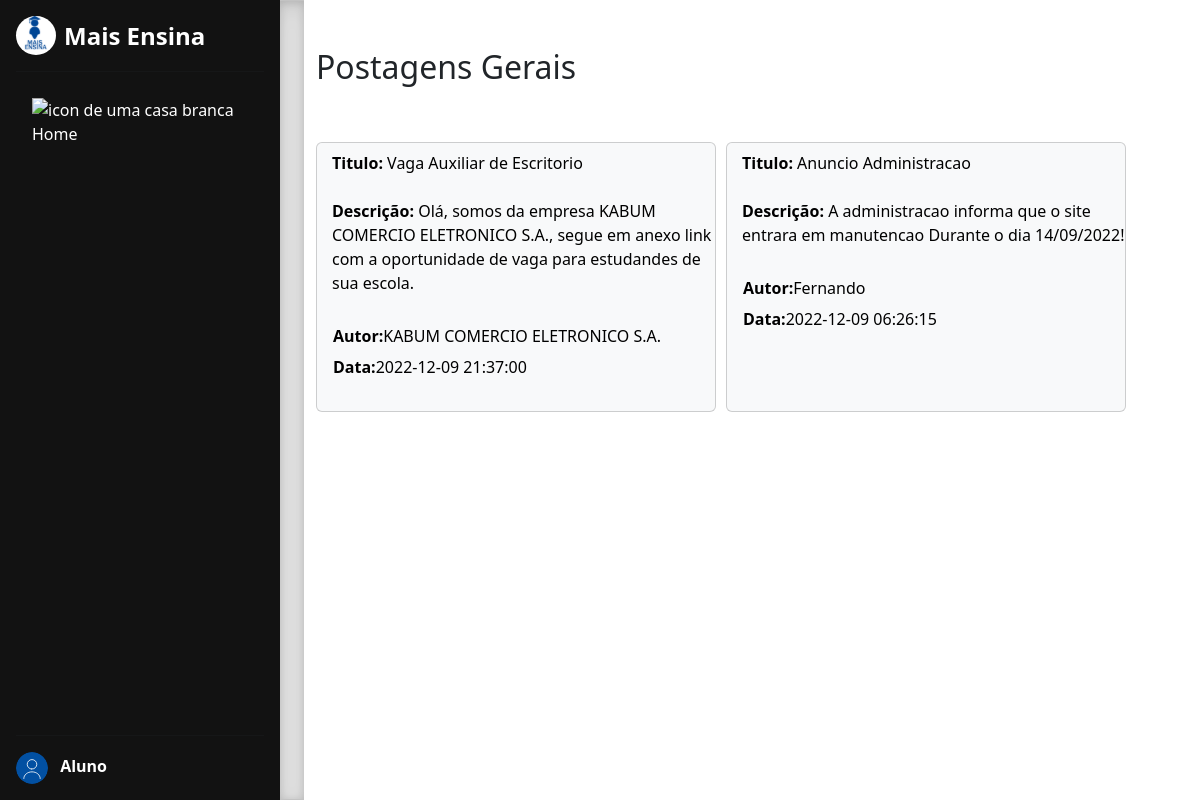
The app's page /dashboardAluno.php (signed in) with its own data.
### tables this page shows
CREATE TABLE IF NOT EXISTS `turma` (
  `IdTurma` int(11) NOT NULL AUTO_INCREMENT,
  `Curso` varchar(50) NOT NULL,
  PRIMARY KEY (`IdTurma`)
);

CREATE TABLE IF NOT EXISTS `empresa` (
  `IdEmpresa` int(11) NOT NULL AUTO_INCREMENT,
  `CNPJ` varchar(14) NOT NULL,
  `Nome` varchar(100) NOT NULL,
  `Endereco` varchar(100) NOT NULL,
  `Email` varchar(50) NOT NULL,
  `Senha` varchar(50) NOT NULL,
  PRIMARY KEY (`IdEmpresa`)
);

### classes/Post.php (called while the page is built, shortened)
<?php
class Post extends Database
{
    public function contarPosts()
    {
        $conn = Database::setConnection();
        $sql = 'SELECT MAX(IdPost) FROM post;';
        $result = $conn->query($sql);
        $result = $result->fetch_array();
        $retorno = intval($result[0]);
        return $retorno + 1;
    }
    public function selectAluno($id, $ida)
    {
        $conn = Database::setConnection();
        $sql = "CALL mostrarpostaluno(" . $id . "," . $ida . ")";
        $result = $conn->query($sql);
        if (!is_bool($result)) {
            $retorno = [];
            if ($result->num_rows > 0) {
                while ($row = $result->fetch_assoc()) {
                    $retorno[0] = $row['Titulo'];
                    $retorno[1] = $row['DataPost'];
                    $retorno[2] = $row['Corpo'];
                    $retorno[3] = $row['Anexo'];
                    $retorno[4] = $row['Curso'];
                    $retorno[5] = $row['Autor'];
                }
            }
        }
        else{
            $retorno = 0;
        }
        return $retorno;
    }
}

### dashboardAluno.php (the view, shortened to what this page needs)
<?php
require_once('classes/Post.php');
      $posts = new Post();
      $count = $posts->contarPosts();
?>
 <!doctype html>
<html lang="pt-br">
<head>
  <link href="https://cdn.jsdelivr.net/npm/bootstrap@5.2.2/dist/css/bootstrap.min.css" rel="stylesheet">
  <link href="../assets/dist/css/bootstrap.min.css" rel="stylesheet">
  <link href="./upload/styles/sidebars.css" rel="stylesheet">
  <link href="./upload/styles/dashboard.css" rel="stylesheet">
</head>
<body>
  <main class="d-flex flex-nowrap">
    <div class="d-flex flex-column flex-shrink-0 p-3" style="width: 280px; background-color:#121212;">
      <a href="dashboardAluno.php" class="d-flex align-items-center mb-3 mb-md-0 me-md-auto text-white text-decoration-none">
        <div class="rounded-circle me-2" style="background-color: white;">
          <img src="./upload/assets/logo-plataforma.svg" class="bi pe-none " width="40" height="35" alt="foto de perfil do usuário logado">
        </div>
        <span style="font-weight: bold;" class="fs-4">Mais Ensina</span>
      </a>
      <hr>
      <ul class="nav nav-pills flex-column mb-auto">
        <li class="nav-item">
          <a href="listaPostAluno.php" class="nav-link text-white" aria-current="page">
            <img src="./upload/assets/icon-home.svg" class="bi pe-none me-2" width="25" height="25" alt="icon de uma casa branca">
            Home
          </a>
        </li>
      </ul>
      <hr>
      <div>
          <a href="logout.php" style="text-decoration:none;">
              <img src="./upload/assets/avatar.svg" alt="foto de perfil do usuário logado" width="32" height="32" class="rounded-circle me-2">
              <strong style="color: white;">Aluno</strong>
          </a>
      </div>
    </div>
    <div class="b-example-divider b-example-vr"></div>
    <div class="container">
      <h2 class="mb-5 mt-5">Postagens Gerais</h2>
              <div class="scroll">
                  <div class="postagens" style="display:flex; flex-wrap:wrap; gap:10px">
          <?php
              $posts = new Post;
              while ($count > 0) {
              $line = $posts->selectAluno($count,$_SESSION['id']);
              if (($line) && ($line != 0)){
          ?>
                      <div class="card mt-2 text-bg-light" style="width: 25rem;">
                          <p style="margin-left:15px; margin-top:8px; font-weight: bold;">Titulo: <span style="font-weight: 500;"><?php echo $line[0]."<br>";?><span></p>
                          <p style="margin-left:15px; margin-top:8px; font-weight: bold;">Descrição: <span style="font-weight: 500;"><?php echo $line[2]."<br>";?><span></p>
                          <div class="card-body">
                              <h6 class="card-title" style="font-weight:bold">Autor:<span style="font-weight: 500;"><?php echo $line[5]."<br>";?></span></h6>
                              <p style="margin-top:8px; font-weight: bold;">Data:<span style="font-weight: 500;"><?php echo $line[1]."<br>";?><span></p>
                          </div>
                      </div>
                      <?php
                      }
                  $count --;
                          }
                  ?>
                  </div>
              </div>
      </div>
  </main>
</body>
</html>

### upload/styles/sidebars.css (style rules this page uses)
body { min-height: 100vh; min-height: -webkit-fill-available; }
html { height: -webkit-fill-available; }
main { height: 100vh; height: -webkit-fill-available; max-height: 100vh; overflow-x: auto; overflow-y: hidden; }

### dashboardAluno.php (style rules this page uses)
.b-example-divider { height: 3rem; background-color: rgba(0, 0, 0, .1); border: solid rgba(0, 0, 0, .15); border-width: 1px 0; box-shadow: inset 0 .5em 1.5em rgba(0, 0, 0, .1), inset 0 .125em .5em rgba(0, 0, 0, .15); }
.b-example-vr { flex-shrink: 0; width: 1.5rem; height: 100vh; }
.bi { vertical-align: -.125em; fill: currentColor; }

### records on screen
turma: line "Vaga Auxiliar de Escritorio", line "Olá, somos da empresa KABUM COMERCIO ELETRONICO S.A., segue em anexo link com a oportunidade de vaga para estudandes de sua escola.", empresa.Nome "KABUM COMERCIO ELETRONICO S.A.", line "2022-12-09 21:37:00", line "Anuncio Administracao", line "A administracao informa que o site entrara em manutencao Durante o dia 14/09/2022!", administrativo.Nome "Fernando", line "2022-12-09 06:26:15"
